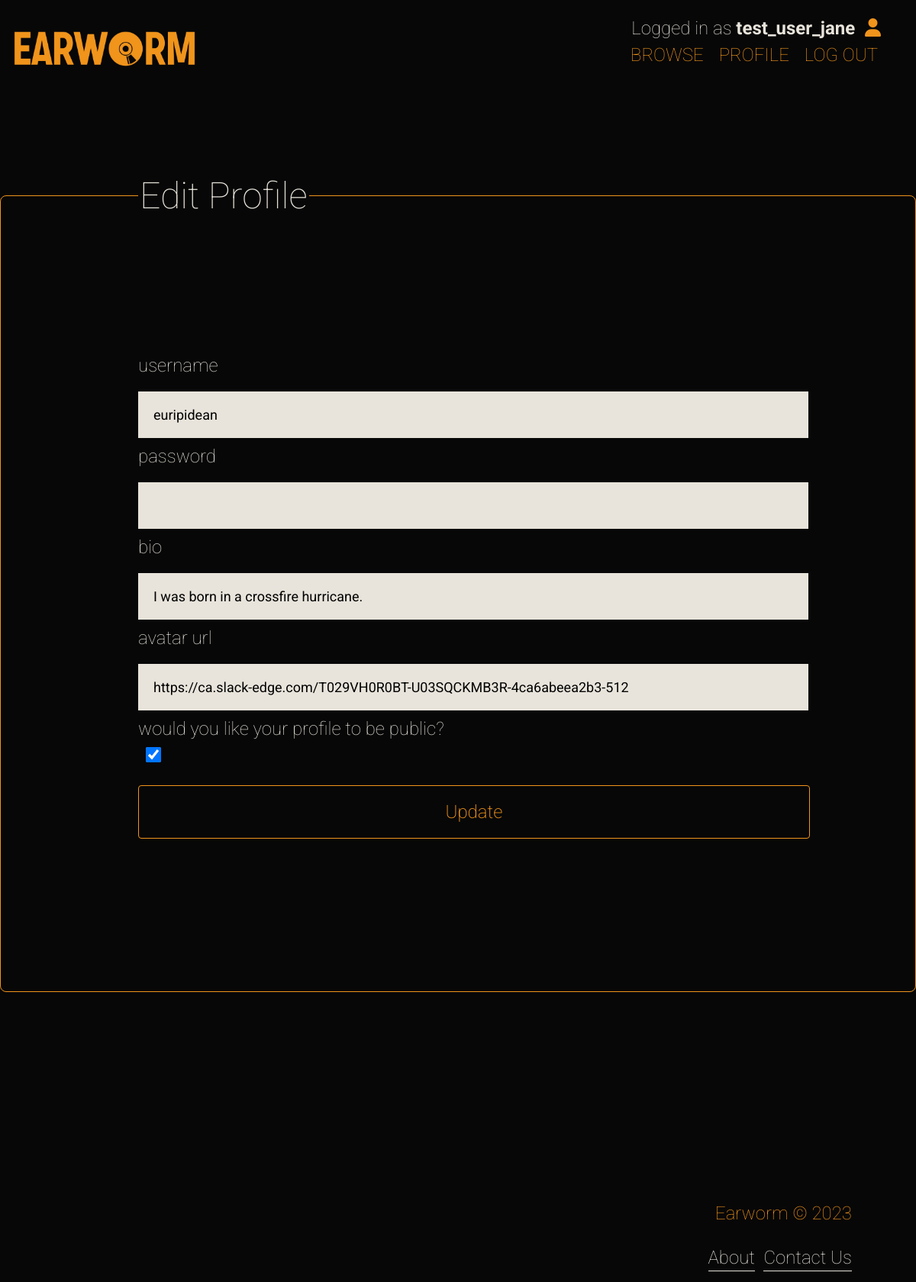
The page /edit_profile/1 (signed in) on the database its author committed.
### earworm/models.py (models this page shows, shortened)
class User(UserMixin, db.Model):
    __tablename__ = 'users'
    id = db.Column(db.Integer, primary_key=True)
    username = db.Column(db.String(150), nullable=False)
    password = db.Column(db.String(255), nullable=False)
    avatar_url = db.Column(db.String(255), nullable=True)
    bio = db.Column(db.String(255), nullable=True)
    public = db.Column(db.Boolean, nullable=False, default=True)
    liked_artists = db.relationship('Artist', secondary="artist_listeners", backref='user', lazy=True, cascade="all, delete")
    reviews_written = db.relationship('Review', backref='user', lazy=True, cascade="all, delete")

### earworm/auth/routes.py (the view, shortened to what this page needs)
@auth.route('/edit_profile/<user_id>', methods=['GET', 'POST'])
@login_required
def edit_profile(user_id):
    user = User.query.get(user_id)
    form = UserUpdateForm(obj=user)
    return render_template('Users/edit_profile.html', form=form, user=user)

### earworm/auth/forms.py
class UserUpdateForm(SignUpFormMixin):
    username = StringField('Username', render_kw={"readonly": True})
    submit = SubmitField('Update')

### earworm/extensions.py (called while the page is built)
@login_manager.user_loader
def load_user(user_id):
    return User.query.get(user_id)

### earworm/templates/Users/edit_profile.html
{% extends 'base.html' %}
{% block content %}
<form action="/edit_profile/{{user.id}}" method="POST">
    <fieldset>
        <legend>Edit Profile</legend>
{% include 'Users/signup_form.html' %}
</form>
{% endblock %}

### earworm/templates/base.html (shortened to what this page needs)
<!DOCTYPE html>
<html>
    <head>
        <link rel="stylesheet" href="{{ url_for('static', filename='style.css') }}">
    </head>
    <body>
        <div id="log-in-status">
            {% if current_user.is_authenticated %}
            <p>Logged in as <strong>{{ current_user.username }}</strong> <a href="/profile/{{ current_user.id }}"><i class="fa-solid fa-user">&nbsp;</i></a></p>
            {% endif %}
        </div>
        <nav>
            <div class="nav-logo">
                <a href="{{url_for ('main.all_earworms')}}">
                <img src="/static/Images/earworm.png" width="250px" alt="Earworm Logo" >
                </a>
            </div>
            <ul>
                {% if current_user.is_authenticated %}
                <li><a href="/all_earworms">Browse</a></li>
                <li><a href="/profile/{{current_user.id}}">Profile</a></li>
                <li><a href="/logout">Log Out</a></li>
                {% else %}
                <li><a href="/all_earworms">Browse</a></li>
                <li><a href="/signup">Sign Up</a></li>
                <li><a href="/login">Log In</a></li>
                {% endif %}
            </ul>
        </nav>
        <main>
        {% block content %}{% endblock %}
    </main>
        <footer>
            <p>Earworm &copy; 2023</p>
            <a href="/about">About</a>
            <a href="/contact">Contact Us</a>
        </footer>
    </body>
</html>

### earworm/templates/Users/signup_form.html (shortened to what this page needs)
        {{ form.username.label}}
        {{ form.username }}
        {{ form.password.label }}
        {{ form.password }}
        {{ form.bio.label }}
        {{ form.bio (cols="35", rows="5", placeholder="Tell us about yourself.")}}
        {{ form.avatar_url.label }}
        {{ form.avatar_url (class_="url", placeholder="http://example.com/image.jpg")}}
        {{ form.public.label }}
        {{ form.public }}
        {{ form.submit }}

### earworm/static/style.css (style rules this page uses)
body, html { height: 100%; margin: 0 auto; background-color: #070707; color: #e8e4db; font-family: 'Roboto', sans-serif; font-size: 48px; }
input, textarea { font-family: 'Roboto', sans-serif; }
nav, nav ul { display: flex; flex-direction: row; justify-content: space-between; list-style: none; background-color: #070707; margin-right: 20px; }
nav li { padding: 10px; font-size: 24px; }
nav a { text-decoration: none; border: none; font-weight: 100; color: #f0941c; text-transform: uppercase; }
.nav-logo { padding-left: 1%; margin-top: 3%; }
main { max-width: 1200px; margin: 0 auto; padding-bottom: 80px; }
a { color: #f0941c; text-decoration: none; border-bottom-width: 1px; border-bottom-style: solid; padding-bottom: 3px; }
p { font-size: 0.5em; font-weight: lighter; line-height: 1.5; }
footer { background-color: #070707; color: #f0941c; padding: 7%; padding-bottom: 1%; text-align: right; font-weight: lighter; }
footer p { margin-bottom: 3px; }
footer a { margin-top: 3px; font-size: 0.5em; color: #e8e4db; }
#log-in-status { position: absolute; top: -5px; right: 10px; margin-bottom: 20px; color: #e8e4db; }
#log-in-status p { margin-right: 30px; }
#log-in-status a { border:none; margin-left: 7px; }
.primary, input[type=submit] { border: none; border-radius: 4px; font-size: 0.7em; font-weight: 200; padding: 20px; cursor: pointer; background-color: transparent; color: #f0941c; border: 1px solid #f0941c; }
input[type=submit] { font-size: 1em; }
input[type=submit] { margin: 20px auto; width: 105%; }
fieldset { border: 1px solid #f0941c; border-radius: 8px; display: flex; flex-direction: column; align-content: center; margin: 7% auto; font-size: 0.5em; font-weight: lighter; padding: 15%; }
label { width: 100%; text-transform: lowercase; }
input[type=text], input[type=url], input[type=password], input[type=date], select, textarea { background-color: #e8e4db; width: 100%; padding: 20px; font-size: 0.75em; border: none; margin-bottom: 10px; margin-top: 20px; }
input[type=checkbox] { margin: 10px; width: 20px; height: 20px; padding-bottom: 20px; }
legend { font-size: 2em; }

### rows shown on the page
User: username "test_user_jane"
User: username "euripidean", bio "I was born in a crossfire hurricane.", avatar_url "https://ca.slack-edge.com/T029VH0R0BT-U03SQCKMB3R-4ca6abeea2b3-512", public "☑"
